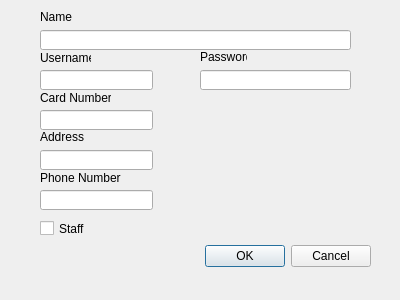
<?xml version="1.0" encoding="UTF-8"?>
<ui version="4.0">
 <class>editUser</class>
 <widget class="QDialog" name="editUser">
  <property name="geometry">
   <rect>
    <x>0</x>
    <y>0</y>
    <width>400</width>
    <height>300</height>
   </rect>
  </property>
  <property name="windowTitle">
   <string>Dialog</string>
  </property>
  <widget class="QDialogButtonBox" name="buttonBox">
   <property name="geometry">
    <rect>
     <x>30</x>
     <y>240</y>
     <width>341</width>
     <height>32</height>
    </rect>
   </property>
   <property name="orientation">
    <enum>Qt::Horizontal</enum>
   </property>
   <property name="standardButtons">
    <set>QDialogButtonBox::Cancel|QDialogButtonBox::Ok</set>
   </property>
  </widget>
  <widget class="QLineEdit" name="nameLE">
   <property name="geometry">
    <rect>
     <x>40</x>
     <y>30</y>
     <width>311</width>
     <height>20</height>
    </rect>
   </property>
  </widget>
  <widget class="QLineEdit" name="usernameLE">
   <property name="geometry">
    <rect>
     <x>40</x>
     <y>70</y>
     <width>113</width>
     <height>20</height>
    </rect>
   </property>
  </widget>
  <widget class="QLineEdit" name="cardNumberLE">
   <property name="geometry">
    <rect>
     <x>40</x>
     <y>110</y>
     <width>113</width>
     <height>20</height>
    </rect>
   </property>
  </widget>
  <widget class="QCheckBox" name="staffCB">
   <property name="geometry">
    <rect>
     <x>40</x>
     <y>220</y>
     <width>70</width>
     <height>17</height>
    </rect>
   </property>
   <property name="text">
    <string>Staff</string>
   </property>
  </widget>
  <widget class="QLabel" name="label">
   <property name="geometry">
    <rect>
     <x>40</x>
     <y>10</y>
     <width>47</width>
     <height>13</height>
    </rect>
   </property>
   <property name="text">
    <string>Name</string>
   </property>
  </widget>
  <widget class="QLabel" name="label_2">
   <property name="geometry">
    <rect>
     <x>40</x>
     <y>50</y>
     <width>51</width>
     <height>16</height>
    </rect>
   </property>
   <property name="text">
    <string>Username</string>
   </property>
  </widget>
  <widget class="QLabel" name="label_3">
   <property name="geometry">
    <rect>
     <x>40</x>
     <y>90</y>
     <width>71</width>
     <height>16</height>
    </rect>
   </property>
   <property name="text">
    <string>Card Number</string>
   </property>
  </widget>
  <widget class="QLineEdit" name="addressLE">
   <property name="geometry">
    <rect>
     <x>40</x>
     <y>150</y>
     <width>113</width>
     <height>20</height>
    </rect>
   </property>
  </widget>
  <widget class="QLabel" name="label_4">
   <property name="geometry">
    <rect>
     <x>40</x>
     <y>130</y>
     <width>47</width>
     <height>13</height>
    </rect>
   </property>
   <property name="text">
    <string>Address</string>
   </property>
  </widget>
  <widget class="QLineEdit" name="phoneLE">
   <property name="geometry">
    <rect>
     <x>40</x>
     <y>190</y>
     <width>113</width>
     <height>20</height>
    </rect>
   </property>
  </widget>
  <widget class="QLabel" name="label_5">
   <property name="geometry">
    <rect>
     <x>40</x>
     <y>170</y>
     <width>81</width>
     <height>16</height>
    </rect>
   </property>
   <property name="text">
    <string>Phone Number</string>
   </property>
  </widget>
  <widget class="QLineEdit" name="passwordLE">
   <property name="geometry">
    <rect>
     <x>200</x>
     <y>70</y>
     <width>151</width>
     <height>20</height>
    </rect>
   </property>
  </widget>
  <widget class="QLabel" name="label_6">
   <property name="geometry">
    <rect>
     <x>200</x>
     <y>50</y>
     <width>47</width>
     <height>13</height>
    </rect>
   </property>
   <property name="text">
    <string>Password</string>
   </property>
  </widget>
 </widget>
 <resources/>
 <connections>
  <connection>
   <sender>buttonBox</sender>
   <signal>accepted()</signal>
   <receiver>editUser</receiver>
   <slot>accept()</slot>
   <hints>
    <hint type="sourcelabel">
     <x>248</x>
     <y>254</y>
    </hint>
    <hint type="destinationlabel">
     <x>157</x>
     <y>274</y>
    </hint>
   </hints>
  </connection>
  <connection>
   <sender>buttonBox</sender>
   <signal>rejected()</signal>
   <receiver>editUser</receiver>
   <slot>reject()</slot>
   <hints>
    <hint type="sourcelabel">
     <x>316</x>
     <y>260</y>
    </hint>
    <hint type="destinationlabel">
     <x>286</x>
     <y>274</y>
    </hint>
   </hints>
  </connection>
 </connections>
</ui>
